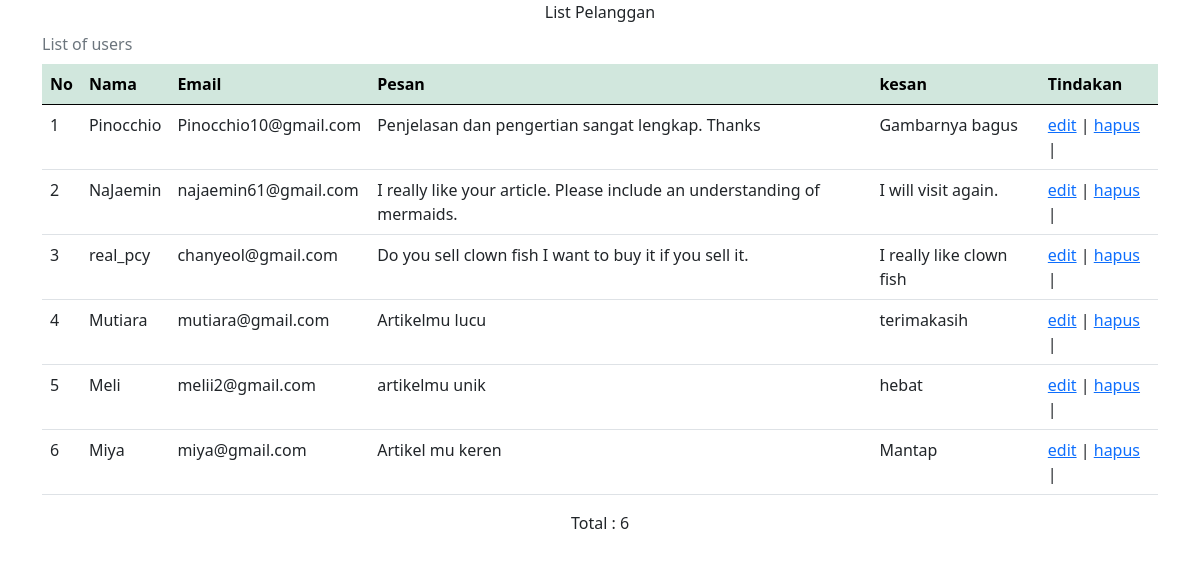
The page / on the database its author committed.
### tables this page shows
CREATE TABLE `tabel_komentar` (
  `id` int(11) NOT NULL,
  `nama` varchar(50) NOT NULL,
  `email` varchar(50) NOT NULL,
  `pesan` text NOT NULL,
  `kesan` text NOT NULL
);

### index.php (the view, shortened to what this page needs)
<?php
include("konek.php");
?>
<!DOCTYPE html>
<html>
<head>
	<link rel="stylesheet" type="text/css" href="bootstrap/css/bootstrap.min.css">
</head>
<body>
	<div class="container">
	<center>List Pelanggan</center>
	<table class="table caption-top">
  <caption>List of users</caption>
  <thead class="table-success">
    <tr>
      <th scope="col">No</th>
      <th scope="col">Nama</th>
      <th scope="col">Email</th>
      <th scope="col">Pesan</th>
      <th scope="col">kesan</th>
       <th scope="col">Tindakan</th>
    </tr>
  </thead>
  <tbody>
    <?php
    $sql= "SELECT * FROM tabel_komentar";
    $query= mysqli_query($db, $sql);
    $no=1;
    while ($komen= mysqli_fetch_array($query)){
    	echo "<tr>";
    	echo "<td>".$no++. "</td>";
    	echo "<td>".$komen['nama']."</td>";
    	echo "<td>".$komen['email']."</td>";
    	echo "<td>".$komen['pesan']."</td>";
      echo "<td>".$komen['kesan']."</td>";
    	echo "<td>";
    	echo "<a href='list_edit.php?id=".$komen['id']. " '>edit</a> | ";
    	echo "<a href='hapus.php?id=".$komen['id']. " '>hapus</a> | ";
    	echo "</td>";
    	echo "</tr>";
    }
    ?>
    </tbody>
   </table>
</div>
	<center><p>Total : <?php echo mysqli_num_rows($query) ?></p></center>
</body>
</html>
</body>
</html>

### rows shown on the page
tabel_komentar: nama "Pinocchio", email "Pinocchio10@gmail.com", pesan "Penjelasan dan pengertian sangat lengkap. Thanks", kesan "Gambarnya bagus"
tabel_komentar: nama "NaJaemin", email "najaemin61@gmail.com", pesan "I really like your article. Please include an understanding of mermaids.", kesan "I will visit again."
tabel_komentar: nama "real_pcy", email "chanyeol@gmail.com", pesan "Do you sell clown fish I want to buy it if you sell it.", kesan "I really like clown fish"
tabel_komentar: nama "Mutiara", email "mutiara@gmail.com", pesan "Artikelmu lucu", kesan "terimakasih"
tabel_komentar: nama "Meli", email "melii2@gmail.com", pesan "artikelmu unik", kesan "hebat"
tabel_komentar: nama "Miya", email "miya@gmail.com", pesan "Artikel mu keren", kesan "Mantap"

### other values the page prints
mysqli_num_rows($query) "6"
